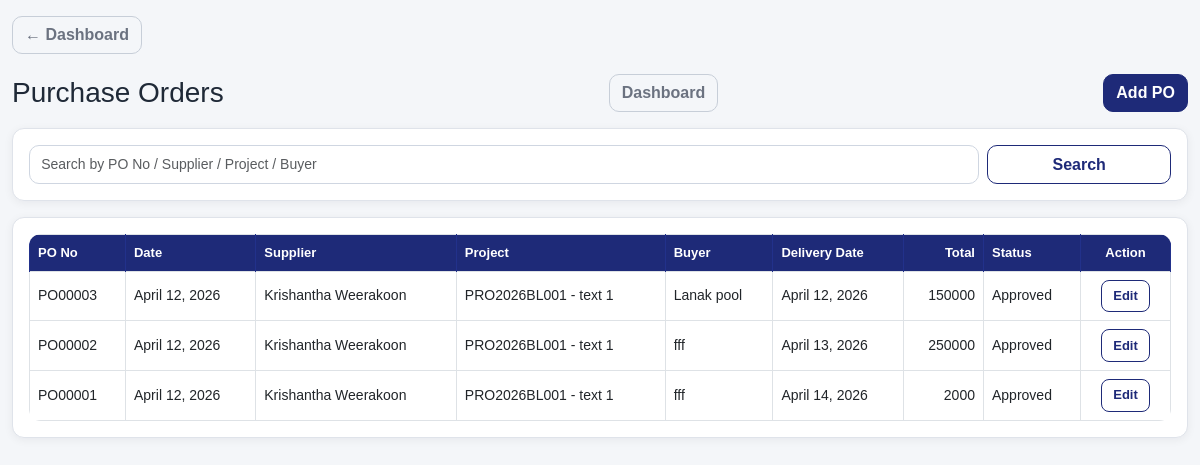
/purchase-orders/ (signed in), run on the app's committed database.
### pos/models.py (models this page shows, shortened)
class PurchaseOrder(models.Model):
    PAYMENT_METHOD_CHOICES = [
        ("cash", "Cash"),
        ("bank", "Bank Transfer"),
        ("cheque", "Cheque"),
    ]
    STATUS_CHOICES = [
        ("draft", "Draft"),
        ("approved", "Approved"),
        ("closed", "Closed"),
    ]
    po_no = models.CharField(max_length=30, unique=True, blank=True, null=True)
    po_date = models.DateField(default=timezone.now)
    delivery_date_required = models.DateField(blank=True, null=True)
    buyer_company_name = models.CharField(max_length=200, blank=True, null=True)
    buyer_address = models.TextField(blank=True, null=True)
    buyer_contact_person = models.CharField(max_length=150, blank=True, null=True)
    buyer_phone = models.CharField(max_length=50, blank=True, null=True)
    buyer_email = models.EmailField(blank=True, null=True)
    supplier = models.ForeignKey("Supplier", on_delete=models.PROTECT, related_name="purchase_orders")
    supplier_address = models.TextField(blank=True, null=True)
    supplier_contact_details = models.CharField(max_length=255, blank=True, null=True)
    project = models.ForeignKey("Project", on_delete=models.SET_NULL, null=True, blank=True, related_name="purchase_orders")
    payment_method = models.CharField(max_length=20, choices=PAYMENT_METHOD_CHOICES, default="bank")
    payment_period = models.CharField(max_length=100, blank=True, null=True)
    delivery_location = models.CharField(max_length=255, blank=True, null=True)
    delivery_method = models.CharField(max_length=100, blank=True, null=True)
    special_instructions = models.TextField(blank=True, null=True)
    terms_and_conditions = models.TextField(blank=True, null=True)
    warranty_details = models.TextField(blank=True, null=True)
    return_policy = models.TextField(blank=True, null=True)
    penalties_conditions = models.TextField(blank=True, null=True)
    authorized_person_name = models.CharField(max_length=150, blank=True, null=True)
    signature_text = models.CharField(max_length=150, blank=True, null=True)
    status = models.CharField(max_length=20, choices=STATUS_CHOICES, default="draft")
    note = models.TextField(blank=True, null=True)
    created_by = models.ForeignKey(
        User,
        on_delete=models.SET_NULL,
        null=True,
        blank=True,
        related_name="created_purchase_orders"
    )
    created_at = models.DateTimeField(auto_now_add=True)
    class Meta:
        ordering = ["-po_date", "-id"]
    @property
    def grand_total(self):
        return self.items.aggregate(total=Sum("line_total"))["total"] or Decimal("0")

class Supplier(models.Model):
    name = models.CharField(max_length=150, unique=True)
    address = models.TextField(blank=True, null=True)
    phone_1 = models.CharField(max_length=30, blank=True, null=True)
    phone_2 = models.CharField(max_length=30, blank=True, null=True)
    phone_3 = models.CharField(max_length=30, blank=True, null=True)
    email = models.EmailField(blank=True, null=True)
    contact_person = models.CharField(max_length=150, blank=True, null=True)
    bank_name = models.CharField(max_length=150, blank=True, null=True)
    bank_branch = models.CharField(max_length=150, blank=True, null=True)
    account_name = models.CharField(max_length=150, blank=True, null=True)
    account_number = models.CharField(max_length=80, blank=True, null=True)
    is_active = models.BooleanField(default=True)
    created_at = models.DateTimeField(auto_now_add=True)
    class Meta:
        ordering = ["name"]

class Project(models.Model):
    PROJECT_TYPE_CHOICES = [
        ("SW", "Swimming Pool"),
        ("BL", "Building"),
        ("EL", "Electrical"),
        ("OT", "Other"),
    ]
    STATUS_CHOICES = [
        ("ongoing", "Ongoing"),
        ("completed", "Completed"),
        ("cancelled", "Cancelled"),
    ]
    project_id = models.CharField(max_length=30, unique=True)
    project_name = models.CharField(max_length=255)
    project_type = models.CharField(max_length=10, choices=PROJECT_TYPE_CHOICES)
    client_name = models.CharField(max_length=255, blank=True, null=True)
    location = models.CharField(max_length=255, blank=True, null=True)
    estimated_value = models.DecimalField(max_digits=14, decimal_places=2, default=0)
    status = models.CharField(max_length=20, choices=STATUS_CHOICES, default="ongoing")
    is_active = models.BooleanField(default=True)
    created_by = models.ForeignKey(User, on_delete=models.SET_NULL, null=True, blank=True, related_name="created_projects")
    updated_by = models.ForeignKey(User, on_delete=models.SET_NULL, null=True, blank=True, related_name="updated_projects")
    created_at = models.DateTimeField(auto_now_add=True)
    class Meta:
        ordering = ["-id"]

### pos/views.py (the view, shortened to what this page needs)
# urls.py: path("purchase-orders/", views.purchase_order_list, name="purchase_order_list"),
@user_passes_test(can_use_project)
def purchase_order_list(request):
    query = request.GET.get("q", "").strip()
    orders = PurchaseOrder.objects.select_related(
        "supplier", "project", "created_by"
    ).prefetch_related("items").order_by("-po_date", "-id")
    return render(request, "pos/purchase_order_list.html", {
        "orders": orders,
        "query": query,
        "is_owner": is_owner(request.user),
    })

### pos/views.py (called while the page is built)
def is_owner(user):
    return user.is_superuser or user.groups.filter(name__iexact="Owner").exists()

def can_use_project(user):
    return is_owner(user) or is_manager(user) or is_clerk(user) or is_cashier(user)

### pos/templates/pos/purchase_order_list.html (shortened to what this page needs)
{% extends "base.html" %}
{% block content %}
<div class="d-flex justify-content-between align-items-center mb-3">
    <h3 class="page-title mb-0">Purchase Orders</h3>
<a href="{% url 'dashboard' %}" class="btn btn-outline-secondary"> Dashboard    </a>
    <a href="{% url 'add_purchase_order' %}" class="btn btn-primary">Add PO</a>
</div>
<div class="card card-soft mb-3">
    <div class="card-body">
        <form method="get" class="row g-2">
            <div class="col-md-10">
                <input type="text" name="q" value="{{ query }}" class="form-control"
                       placeholder="Search by PO No / Supplier / Project / Buyer">
            </div>
            <div class="col-md-2 d-grid">
                <button type="submit" class="btn btn-outline-primary">Search</button>
            </div>
        </form>
    </div>
</div>
<div class="card card-soft">
    <div class="card-body">
        <div class="table-responsive">
            <table class="table table-bordered table-hover align-middle">
                <thead>
                    <tr>
                        <th>PO No</th>
                        <th>Date</th>
                        <th>Supplier</th>
                        <th>Project</th>
                        <th>Buyer</th>
                        <th>Delivery Date</th>
                        <th class="text-end">Total</th>
                        <th>Status</th>
                        <th class="text-center" style="width:90px;">Action</th>
                    </tr>
                </thead>
                <tbody>
                    {% for o in orders %}
                    <tr>
                        <td>{{ o.po_no }}</td>
                        <td>{{ o.po_date }}</td>
                        <td>{{ o.supplier.name }}</td>
                        <td>{% if o.project %}{{ o.project.project_id }} - {{ o.project.project_name }}{% else %}-{% endif %}</td>
                        <td>{{ o.buyer_company_name|default:"-" }}</td>
                        <td>{{ o.delivery_date_required|default:"-" }}</td>
                        <td class="text-end">{{ o.grand_total }}</td>
                        <td>{{ o.get_status_display }}</td>
                        <td class="text-center">
                            <a href="{% url 'edit_purchase_order' o.id %}" class="btn btn-sm btn-outline-primary">Edit</a>
                        </td>
                    </tr>
                    {% empty %}
                    <tr>
                        <td colspan="9" class="text-center text-muted py-4">No purchase orders found.</td>
                    </tr>
                    {% endfor %}
                </tbody>
            </table>
        </div>
    </div>
</div>
{% endblock %}

### static/css/app.css (style rules this page uses)
:root { --app-bg: #f4f6f9; --card-bg: #ffffff; --border-color: #dfe3ea; --text-main: #1f2937; --text-muted: #6b7280; --brand: #1e2a78; --brand-dark: #182260; --brand-soft: #eef2ff; --success-soft: #eaf7ee; --danger-soft: #fdecec; --warning-soft: #fff7e6; --shadow-soft: 0 2px 10px rgba(15, 23, 42, 0.06); --shadow-medium: 0 6px 18px rgba(15, 23, 42, 0.08); --radius: 12px; --pi-dark: #16384b; --pi-dark-2: #20495e; --pi-teal: #1fb6be; --pi-teal-2: #28c7cd; --pi-soft: #eef8f8; --pi-border: #cfe5e7; }
html, body { margin: 0; padding: 0; }
body.app-body { background: var(--app-bg); color: var(--text-main); font-size: 14px; font-family: Arial, sans-serif; }
.app-card, .card { border: 1px solid var(--border-color); border-radius: var(--radius); box-shadow: var(--shadow-soft); background: var(--card-bg); }
.form-control, .form-select { border-radius: 10px; border: 1px solid #cfd6e1; font-size: 14px; padding: 0.5rem 0.7rem; min-height: 38px; background: #fff; }
.btn { border-radius: 10px; font-weight: 600; transition: all 0.18s ease; }
.btn-sm { border-radius: 8px; font-size: 13px; padding: 0.35rem 0.7rem; }
.btn-primary { background: var(--brand); border-color: var(--brand); color: #fff; }
.btn-outline-primary { color: var(--brand); border-color: var(--brand); }
.btn-outline-secondary { color: #6b7280; border-color: #c7ced8; }
.table { margin-bottom: 0; }
.table-responsive { border-radius: 12px; }
.table thead th, .table-dark th { background: var(--brand) !important; color: #fff !important; border-color: #22318b !important; font-size: 13px; font-weight: 700; vertical-align: middle; }
.table td, .table th { vertical-align: middle; }

### data on the page
PurchaseOrder: po_no "PO00003", po_date "April 12, 2026", supplier.name "Krishantha Weerakoon", project.project_id "PRO2026BL001", project.project_name "text 1", buyer_company_name "Lanak pool", delivery_date_required "April 12, 2026", grand_total "150000", status "Approved"
PurchaseOrder: po_no "PO00002", po_date "April 12, 2026", supplier.name "Krishantha Weerakoon", project.project_id "PRO2026BL001", project.project_name "text 1", buyer_company_name "fff", delivery_date_required "April 13, 2026", grand_total "250000", status "Approved"
PurchaseOrder: po_no "PO00001", po_date "April 12, 2026", supplier.name "Krishantha Weerakoon", project.project_id "PRO2026BL001", project.project_name "text 1", buyer_company_name "fff", delivery_date_required "April 14, 2026", grand_total "2000", status "Approved"
